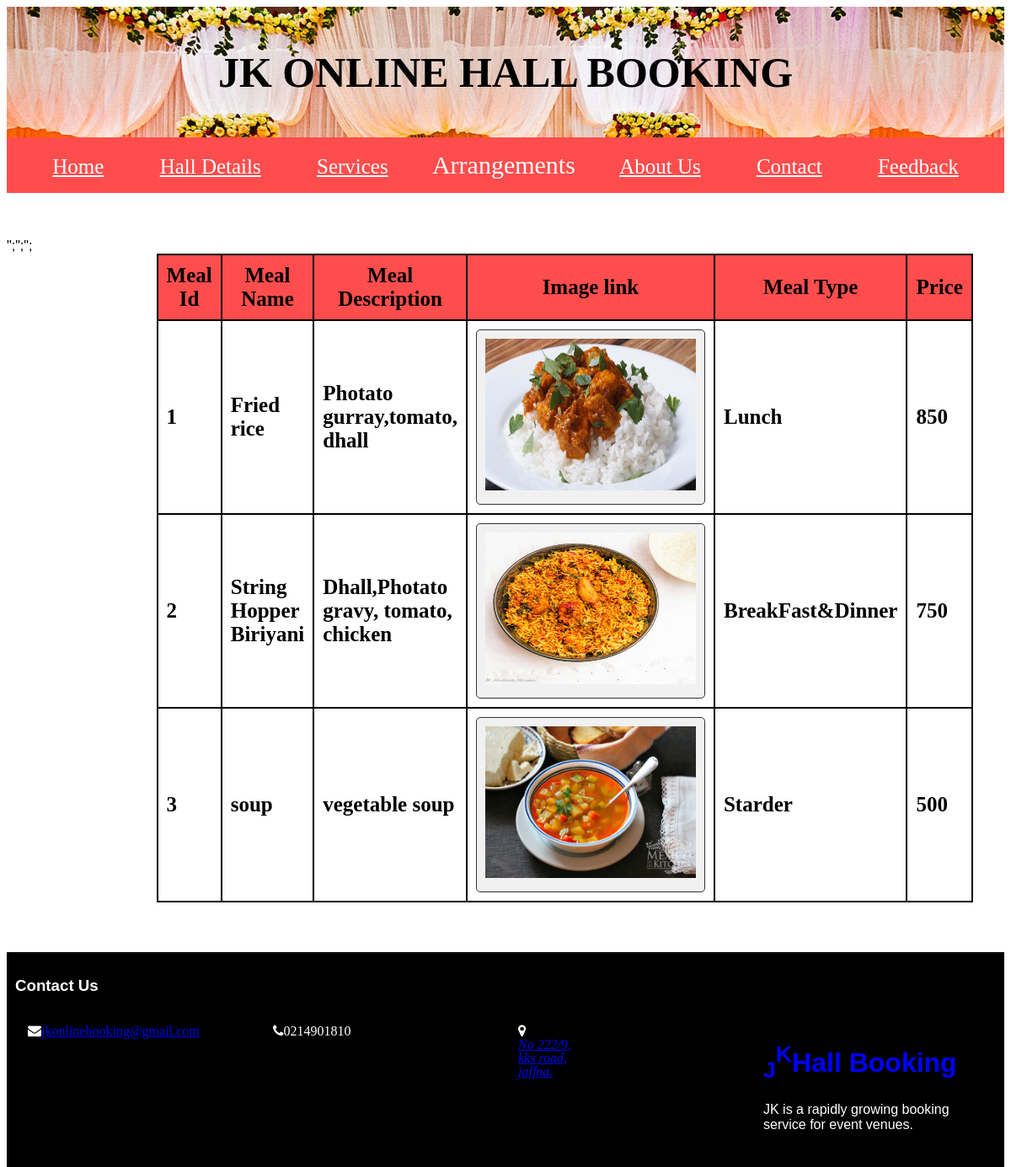
Screenshot of /hotel1/com_meal.php with the database file from the repository.
### tables this page shows
CREATE TABLE IF NOT EXISTS `meal` (
  `meal_id` int(11) NOT NULL AUTO_INCREMENT,
  `meal_name` varchar(250) NOT NULL,
  `meal_description` varchar(500) NOT NULL,
  `image_link` varchar(250) NOT NULL,
  `meal_type` varchar(250) NOT NULL,
  `price` int(11) NOT NULL,
  PRIMARY KEY (`meal_id`)
);

### hotel1/com_meal.php (the view, shortened to what this page needs)
<?php
$con=new mysqli("localhost","root","","jkhall");
?>
<!DOCTYPE html>
<html>
<head>
	<link rel="stylesheet" href="https://cdnjs.cloudflare.com/ajax/libs/font-awesome/4.7.0/css/font-awesome.min.css">
</head>
<body >
<div class="header col-12">
	<h1 style="font-family:Papyrus">JK ONLINE HALL BOOKING  </select></h1>
		</div>
		<nav class="navbar navbar-light" style="background-color:#16242D;">
										<div class="menu" style="font-family:navfont; font-color:White;">
												<div id="navcontent">
												<br>
													<a class="navbar-brand" style="color:White;" href="home.php">Home</a>
													<a class="navbar-brand" style="color:White;" href="halldetails.php">Hall Details</a>
													<a class="navbar-brand" style="color:White;" href="Services.php">Services</a>
													<div class="dropdown">
													<button class="dropbtn" style=" font-family:Times New Roman;">Arrangements</button>
														</div>
													<a class="navbar-brand" style="color:White;" href="aboutus.php">About Us</a>
												    <a class="navbar-brand" href="contact.php" style="color:White;">Contact</a>
													<a class="navbar-brand" style="color:White;" href="feedback.php">Feedback</a>
													<br>
		</nav>
										<br>
										<br>
										<br>
										<table id="customers">
            <tr>
                <th>Meal Id</th>
                <th>Meal Name</th>
                <th>Meal Description</th>
                <th>Image link</th>
				<th>Meal Type</th>
                <th>Price</th>
            </tr>
																				<?php
										$sql = "SELECT * FROM meal";
if($result = mysqli_query($con, $sql)){
    if(mysqli_num_rows($result) > 0){
        while($row = mysqli_fetch_array($result)){
            echo "<tr>";
                echo "<td>" . $row['meal_id'] . "</td>";
                echo "<td>" . $row['meal_name'] . "</td>";
                echo "<td>" . $row['meal_description'] . "</td>"; ?>
                <td> <div style="border:1px solid #333; background-color:#f1f1f1; border-radius:5px; padding:10px;" align="center">
						<img  style="width:250px;height:180px" src="./images/<?php echo $row["image_link"]; ?>" class="img-responsive" /><br /></td>";<?php
				echo "<td>" . $row['meal_type'] . "</td>";
                echo "<td>" . $row['price'] . "</td>";
            echo "</tr>";
        }
        echo "</table>";
    } else{
        echo "No records matching your query were found.";
    }
} else{
    echo "ERROR: Could not able to execute $sql. " . mysqli_error($con);
}
?>
<div class="footer col-12">
	<div class="wrapper">
	<h3>Contact Us</h3>
	<div class="Media">
	<div class="col-3">
	<i class="fa fa-envelope" aria-hidden="true"><a href="https://mail.google.com">jkonlinebooking@gmail.com</a></i></div>
    	<div class="col-3">
	<i class="fa fa-phone" aria-hidden="true">0214901810</i></div>
		<div class="col-3">
    <i class="fa fa-map-marker" aria-hidden="true"><a href="https://www.google.lk/maps/place/Jaffna-Kankesanturai+Rd/@9.7386927,80.0222913,17z/data=!3m1!4b1!4m5!3m4!1s0x3affab4a55b614ef:0x4b8d9f0d125176db!8m2!3d9.7386927!4d80.02448"><address>No 222/9,<br>kks road,<br> jaffna.</address></a></i></div>
<div class="col-3">
<h1 style="text-shadow: 3px 2px black;color:blue;,font-family:Book Antiqua;,font-size:100"><sub>J</sub><sup>K</sup>Hall Booking</h1>
<p>JK is a rapidly growing booking service for event venues.</p></div>
</div>
</div>
</div>
</body>
</html>

### hotel1/com_meal.php (style rules this page uses)
* { box-sizing: border-box; }
.header::after { content: ""; clear: both; display: table; }
[class*="col-"] { float: left; padding: 15px; }
.col-3 { width: 25%; }
.col-12 { width: 100%; }
.header { background-image:url("b.jpg");; text-decoration: none; font-family:Broadway; color:black; font-size:25px; text-align:center; }
.menu { background-color:#ff4d4d; text-decoration: none; font-family:Times New Roman; color:white; font-size:25px; text-align:center; }
.footer { background-color: black; padding: 10px; text-align: left; color: white; }
.navbar-brand { padding:30px; }
#customers { font-family: Verdana; border-collapse: collapse; width: 50%; height:55%; margin-left:15%; margin-right:15%; margin-bottom:5%; font-weight:bold; font-size:25px; color:black; }
#customers th,td, #customers { border: 2px solid black; padding: 10px; }
#customers th { background-color:#ff4d4d; }
body { font-family: Verdana, sans-serif; }
.dropbtn { background-color: #ff4d4d; color: white; padding: 16px; font-size: 30px; border: none; font-family:Times New Roman; }
.dropdown { position: relative; display: inline-block; }

### rows the page displays
meal: meal_id "1", meal_name "Fried rice", meal_description "Photato gurray,tomato, dhall", image_link (picture), meal_type "Lunch", price "850"
meal: meal_id "2", meal_name "String Hopper Biriyani", meal_description "Dhall,Photato gravy, tomato, chicken", image_link (picture), meal_type "BreakFast&Dinner", price "750"
meal: meal_id "3", meal_name "soup", meal_description "vegetable soup", image_link (picture), meal_type "Starder", price "500"
